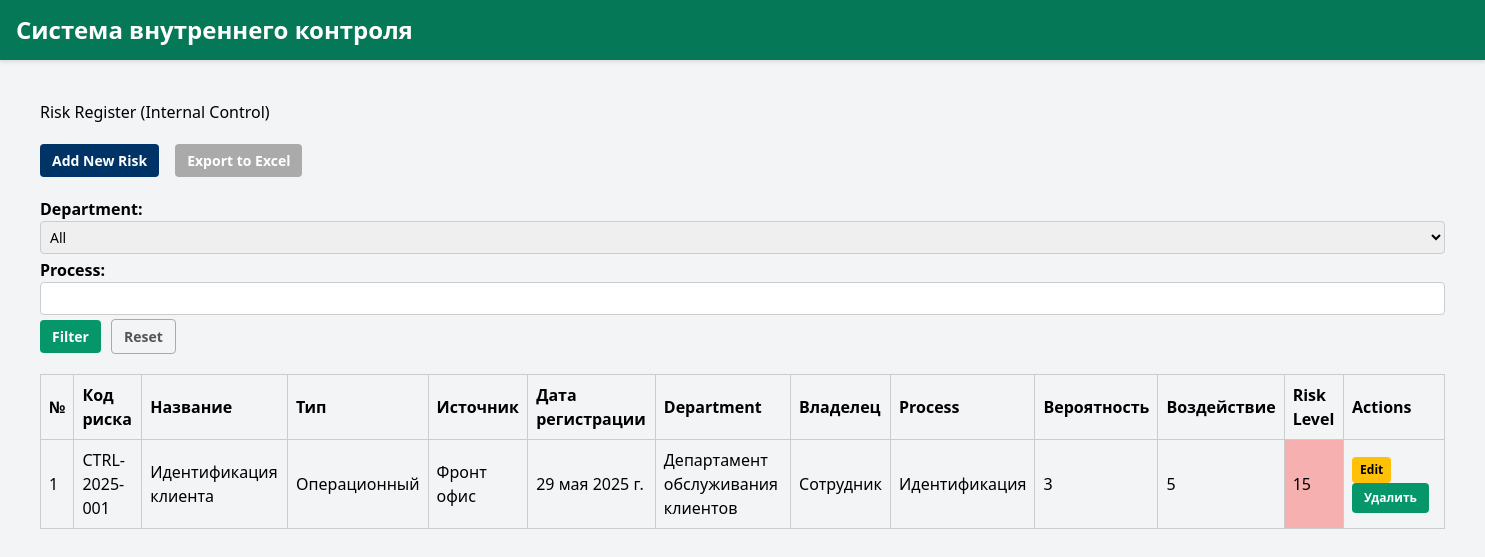
The app's page /ru/control/risks/, older data.
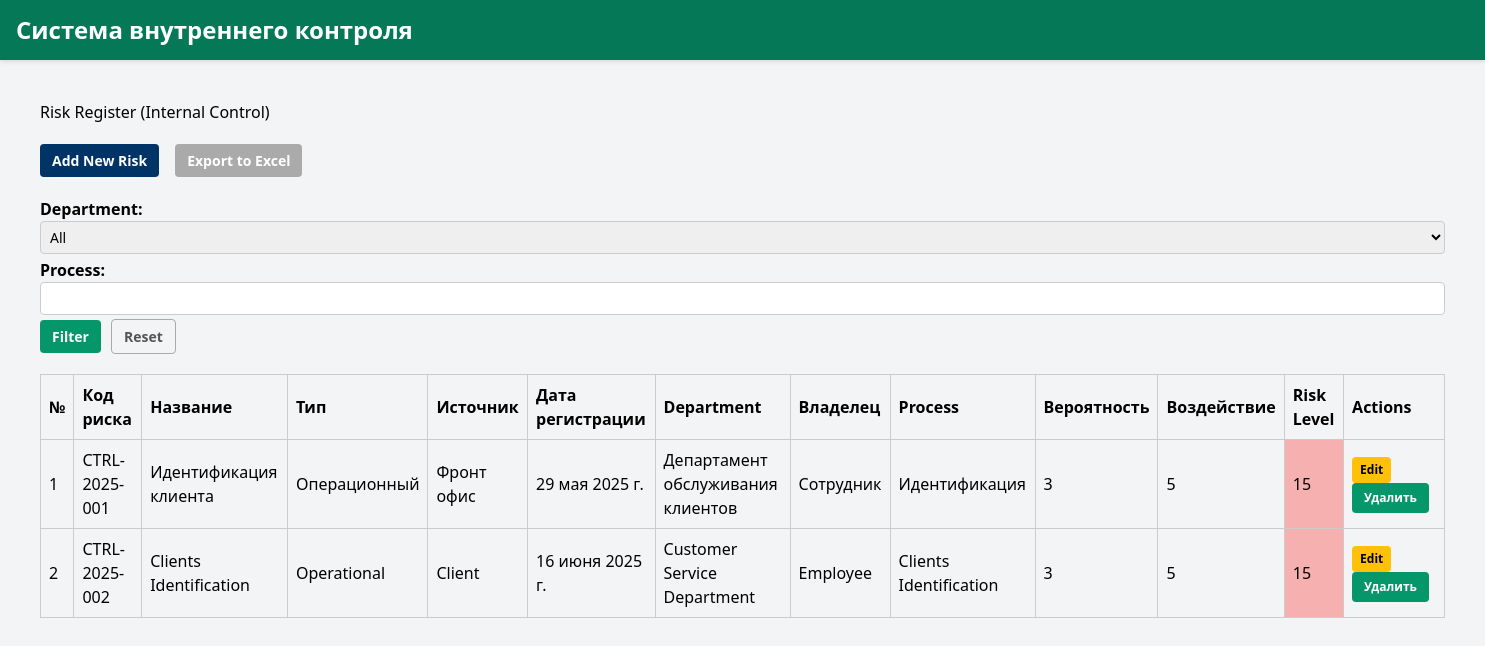
The same page, newer data.
### control_app/models.py (models this page shows, shortened)
class Risk(models.Model):
    risk_code = models.CharField(_("Risk Code"), max_length=20, unique=True, blank=True)
    name = models.CharField(_("Name"), max_length=255)
    risk_type = models.CharField(_("Risk Type"), max_length=100)
    source = models.CharField(_("Source"), max_length=255)
    registered_at = models.DateField(_("Registration Date"))
    department = models.CharField(_("Department"), max_length=100)
    owner = models.CharField(_("Risk Owner"), max_length=100)
    process = models.CharField(_("Process"), max_length=255)
    probability = models.IntegerField(_("Probability (1–5)"))
    impact = models.IntegerField(_("Impact (1–5)"))
    level = models.IntegerField(_("Risk Level"), blank=True, null=True)

### control_app/views.py (the view)
# urls.py: path('risks/', views.risk_list, name='control_risk_list'),
def risk_list(request):
    risks = Risk.objects.all()
    department_filter = request.GET.get('department')
    risk_type_filter = request.GET.get('risk_type')
    level_filter = request.GET.get('level')
    if department_filter:
        risks = risks.filter(department__icontains=department_filter)
    if risk_type_filter:
        risks = risks.filter(risk_type__icontains=risk_type_filter)
    if level_filter:
        try:
            level_value = int(level_filter)
            risks = risks.filter(level=level_value)
        except ValueError:
            pass
    for risk in risks:
        if risk.level is not None:
            if risk.level <= 6:
                risk.color = 'green'
            elif 7 <= risk.level <= 14:
                risk.color = 'yellow'
            else:
                risk.color = 'red'
        else:
            risk.color = 'gray'
    return render(request, 'control_app/control_risk_list.html', {
        'risks': risks,
        'hide_sidebar': True
    })

### control_app/templates/control_app/control_risk_list.html (shortened to what this page needs)
{% extends 'main_app/home.html' %}
{% load i18n %}
{% block body_class %}green{% endblock %}
{% block content %}
<h2 style="margin-bottom: 20px;">{% trans "Risk Register (Internal Control)" %}</h2>
<div class="top-buttons">
    <a href="{% url 'control_risk_create' %}" class="btn btn-primary">{% trans "Add New Risk" %}</a>
    <a href="{% url 'control_export_risks_excel' %}" class="btn btn-secondary">{% trans "Export to Excel" %}</a>
</div>
<form method="get" class="filter-form">
    <label>{% trans "Department" %}:
        <select name="department" class="form-select">
            <option value="">{% trans "All" %}</option>
        </select>
    </label>
    <label>{% trans "Process" %}:
        <input type="text" name="process" value="{{ selected_process }}" class="form-control">
    </label>
    <button type="submit" class="btn btn-success">{% trans "Filter" %}</button>
    <a href="{% url 'control_risk_list' %}" class="btn btn-outline-secondary">{% trans "Reset" %}</a>
</form>
<table>
    <thead>
        <tr>
            <th>{% trans "№" %}</th>
            <th>{% trans "Risk Code" %}</th>
            <th>{% trans "Name" %}</th>
            <th>{% trans "Type" %}</th>
            <th>{% trans "Source" %}</th>
            <th>{% trans "Registration Date" %}</th>
            <th>{% trans "Department" %}</th>
            <th>{% trans "Owner" %}</th>
            <th>{% trans "Process" %}</th>
            <th>{% trans "Probability" %}</th>
            <th>{% trans "Impact" %}</th>
            <th>{% trans "Risk Level" %}</th>
            <th>{% trans "Actions" %}</th>
        </tr>
    </thead>
    <tbody>
        {% for risk in risks %}
        <tr>
            <td>{{ forloop.counter }}</td>
            <td>{{ risk.risk_code }}</td>
            <td>{{ risk.name }}</td>
            <td>{{ risk.risk_type }}</td>
            <td>{{ risk.source }}</td>
            <td>{{ risk.registered_at }}</td>
            <td>{{ risk.department }}</td>
            <td>{{ risk.owner }}</td>
            <td>{{ risk.process }}</td>
            <td>{{ risk.probability }}</td>
            <td>{{ risk.impact }}</td>
            <td class="{% if risk.level <= 6 %}risk-low{% elif risk.level <= 14 %}risk-medium{% else %}risk-high{% endif %}">
                {{ risk.level }}
            </td>
            <td>
                <a href="{% url 'control_risk_edit' risk.id %}" class="btn btn-sm btn-warning">{% trans "Edit" %}</a>
                <form action="{% url 'control_risk_delete' risk.id %}" method="post" style="display:inline;" onsubmit="return confirm('{% trans "Are you sure you want to delete this risk?" %}');">
                    <button type="submit" class="btn btn-sm btn-danger">{% trans "Delete" %}</button>
                </form>
            </td>
        </tr>
        {% empty %}
        <tr>
            <td colspan="13" style="text-align: center; color: #777;">{% trans "No risks found." %}</td>
        </tr>
        {% endfor %}
    </tbody>
</table>
{% endblock %}

### main_app/templates/main_app/home.html (shortened to what this page needs)
{% load i18n static %}
<!DOCTYPE html>
<html lang="{{ LANGUAGE_CODE }}">
<head>
    <link rel="stylesheet" href="{% static 'css/style.css' %}">
    <link href="https://cdn.jsdelivr.net/npm/tailwindcss@2.2.19/dist/tailwind.min.css" rel="stylesheet">
</head>
<body class="{% block body_class %}green{% endblock %} bg-gray-100 min-h-screen">
{% if request.path != '/' and request.path != '/en/' and request.path != '/ru/' %}
    <header class="text-white p-4">
        <h1 class="text-xl font-bold">{% trans "Internal Control System" %}</h1>
    </header>
{% endif %}
<div class="flex">
    <main class="flex-1 p-10">
        {% block content %}{% endblock %}
    </main>
</div>
</body>
</html>

### control_app/static/css/style.css (style rules this page uses)
input, select, textarea { width: 100%; padding: 6px; border: 1px solid #ccc; border-radius: 4px; margin-bottom: 12px; font-size: 14px; }
label { font-weight: bold; display: block; margin-bottom: 4px; }
.btn { display: inline-block; padding: 8px 14px; border: none; border-radius: 4px; text-decoration: none; font-weight: bold; cursor: pointer; }
body { font-family: Arial, sans-serif; }
.btn-success { background-color: #4CAF50; color: white; padding: 6px 12px; border: none; cursor: pointer; }
.btn-primary { background-color: #007BFF; color: white; padding: 6px 12px; border: none; border-radius: 4px; font-weight: bold; cursor: pointer; }
.btn-secondary { background-color: #6c757d; color: white; padding: 6px 12px; border: none; border-radius: 4px; font-weight: bold; cursor: pointer; }
.top-buttons { margin-bottom: 20px; display: flex; gap: 10px; }
table { border-collapse: collapse; width: 100%; margin-bottom: 20px; }
table, th, td { border: 1px solid #ccc; }
th, td { padding: 8px; text-align: left; }
body.green header { background-color: #047857; color: white; box-shadow: 0 2px 4px rgba(0, 0, 0, 0.1); }
body.green header h1 { color: white; font-size: 1.5rem; }
button[type="submit"], .btn-filter { background-color: #059669; color: white; border: none; padding: 6px 12px; border-radius: 4px; cursor: pointer; }

### control_app/templates/control_app/control_risk_list.html (style rules this page uses)
.risk-high { background-color: #f7b0b0; }
.btn { padding: 6px 12px; text-decoration: none; border-radius: 4px; font-size: 14px; margin-right: 6px; }
.btn-primary { background-color: #003366; color: white; }
.btn-secondary { background-color: #aaa; color: white; }
.btn-success { background-color: #28a745; color: white; }
.btn-warning { background-color: #ffc107; color: black; }
.btn-danger { background-color: #dc3545; color: white; }
.btn-outline-secondary { background-color: transparent; border: 1px solid #aaa; color: #555; }
.btn-sm { font-size: 12px; padding: 4px 8px; }
.top-buttons { margin-bottom: 20px; }
.filter-form { margin-bottom: 20px; }
.form-select, .form-control { padding: 5px; font-size: 14px; margin-right: 10px; }

Row changes from the older to the newer data that the page shows:
added Risk: risk_code "CTRL-2025-002", name "Clients Identification", risk_type "Operational", source "Client", registered_at "16 июня 2025 г.", department "Customer Service Department", owner "Employee", process "Clients Identification", probability "3", impact "5", level "15"
